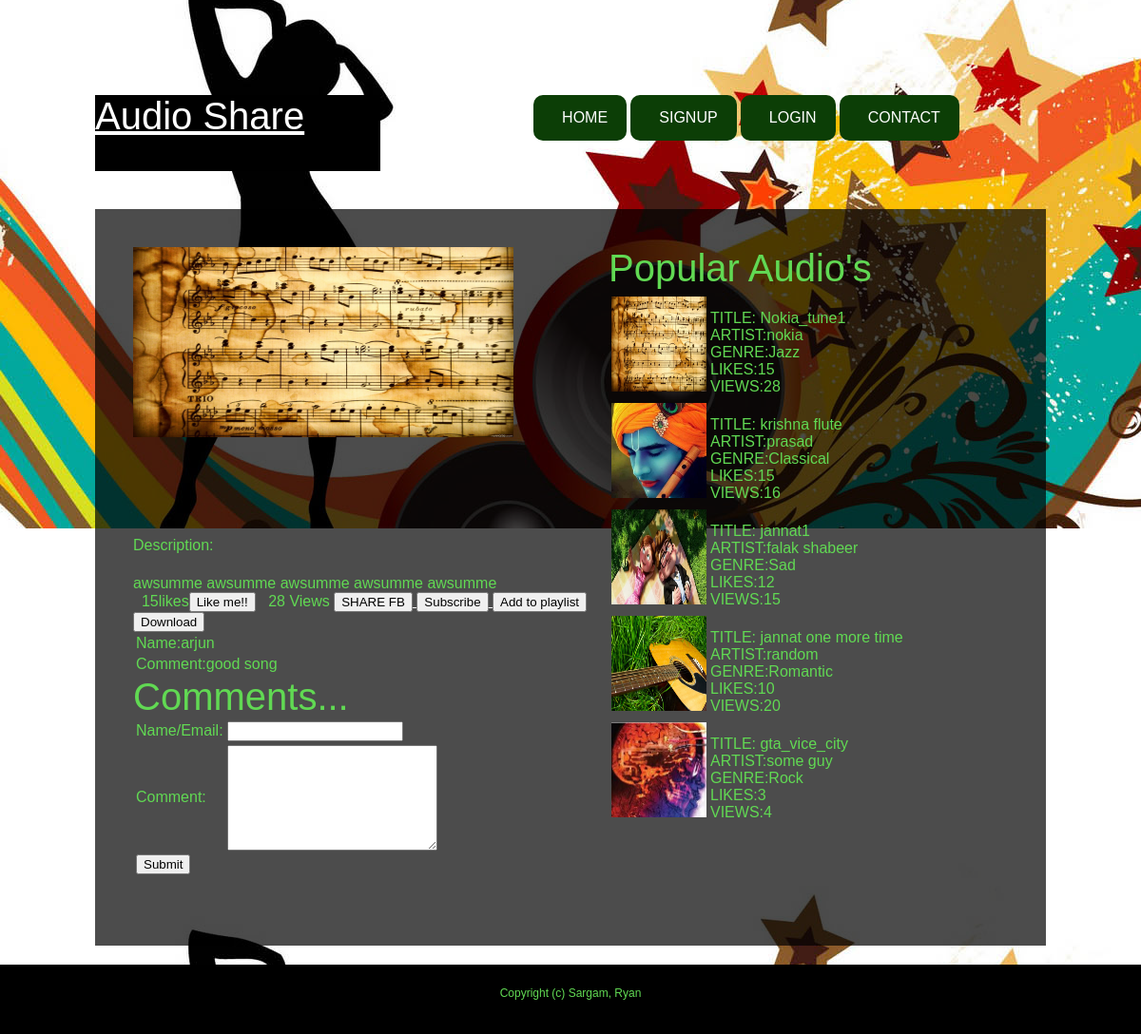
Screenshot of /playdemo.php?valid=no&id=16 with the database file from the repository.
### tables this page shows
CREATE TABLE IF NOT EXISTS `audio` (
  `id` int(20) NOT NULL AUTO_INCREMENT,
  `title` varchar(20) NOT NULL,
  `artist` varchar(20) NOT NULL,
  `audio_type` varchar(20) NOT NULL,
  `description` varchar(50) NOT NULL,
  `cover` varchar(70) NOT NULL,
  `file` varchar(70) DEFAULT NULL,
  `email` varchar(30) NOT NULL,
  `likes` int(10) NOT NULL,
  `comment` int(10) NOT NULL,
  `views` int(10) NOT NULL,
  PRIMARY KEY (`id`)
);

CREATE TABLE IF NOT EXISTS `comments` (
  `id` int(20) NOT NULL,
  `comment` varchar(100) NOT NULL,
  `email` varchar(30) NOT NULL
);

### playdemo.php (the view, shortened to what this page needs)
<html >
<head>
<link href="default.css" rel="stylesheet" type="text/css" media="all" />
</head>
<body style="background-image:url(images/back.jpg);background-height:500px;background-position:center;">
<div id="wrapper">
	<div id="header-wrapper">
		<div id="header" class="container">
			<div id="logo">
				<h2><a href="#">Audio Share</a></h2>
			</div>
			<div id="menu">
		<ul>
			<li class="current_page_item"><a href="#">Home</a></li>
			<li><a href="signup.php">SignUp</a></li>
			<li><a href="login.php">Login</a></li>
			<li class="last"><a href="contact.php">Contact</a></li>
		</ul>
		</div>
		</div>
	</div>
	<div id="page" class="container">
		<div id="content" style="width:1200px;">
		<div style="width:500;float:left;">
			<?php
$id=$_GET['id'];
$result=mysql_query("select * from audio where id='$id' ");
$row=mysql_fetch_array($result);
$file = 'uploadedaudio/' . $row['file'];
$image= 'uploads/' . $row['cover'];
?>
<img src="<?php echo $image?>" width="400px" height="200px"/>
<embed src="<?php
echo $file;
?>" autostart="true" loop="true" height="100px" width="400px" /></br>
<p> Description:</p><?php echo $row['description']?>
<?php echo $row['likes']."likes" ?>
<?php if($_COOKIE['like']!=$id)
{?>
<button id="mylike" onclick="myFunction(<?php echo $id?>)">  Like me!! </button>
<?php }?>
<?php echo $row['views'] ?> Views
<a href=""><button> SHARE FB </button> </a>
<a href=""><button> Subscribe </button> </a>
<a href="addtoplaylist.php?valid=1&id=<?php echo $id?>&email=<?php echo $_GET['email']?>"><button> Add to playlist </button> </a>
<a href="download.php?id=<?php echo $id?>"><button> Download </button> </a>
	<?php
		$id=$_GET["id"];
		$print=mysql_query("select email,comment from comments where id=$id ");
		while($row=mysql_fetch_array($print)):
		?>
		<table>
		<tr>
		<td class="obj1">Name:<?php echo $row['email'];?></td>
		</tr>
		<tr>
		<td class="obj1">Comment:<?php echo $row['comment'];?></td>
		</tr>
		</table>
		<?php
		endwhile;
	?>
<h2 class="obj1"> Comments... <h1>
		<form action="playdemo.php?valid=yes&id=<?php echo $id ?>" method="post">
			<table>
				<tr>
					<td class="obj1"> Name/Email: </td>
					<td><input type="text" name="name"/></td>
				</tr>
				<tr>
					<td class="obj1"> Comment: </td>
					<td colspan="4" ><textarea rows="7" cols="25" name="comment"></textarea></td>
				</tr>
				<tr>
					<td><input type="submit" name="submit"/></td>
				</tr>
			</table>
		</form>
		</div>
			<div style="width:700px;height:auto;float:right;">
			<h2> Popular Audio's </h2>
			<?php
		$extract=mysql_query(" select * from audio ORDER BY likes desc ");
		$c=0;
			?>
			<table>
			<?php
			while(($row=mysql_fetch_array($extract)) && ($c < 5)):
			?>
				<tr>
					 <td class="obj1"> <a href="playdemo.php?valid=no&id=<?php echo $row['id'] ?>"> <img src="uploads/<?php echo $row['cover']?> " width="100px" height="100px"/> </br>
					</td></a>
					<td class="obj1">
					</br>TITLE: <?php echo $row['title'];?>
					</br>ARTIST:<?php echo $row['artist'];?>
					</br>GENRE:<?php echo $row['audio_type'];?>
					</br>LIKES:<?php echo $row['likes'];?>
					</br>VIEWS:<?php echo $row['views'];?>
					</td>
				</tr>
			<?php
			$c++;
				endwhile;?>
			</table >
		</div>
		</div>
	</div>
	<div id="footer">
		<p>Copyright (c) Sargam, Ryan</p>
	</div>
</div>
</body>
</html>

### default.css (style rules this page uses)
html, body { height: 100%; width: 100%; padding: 0; margin: 0; }
body { margin: 0; padding: 0; font-family: Arial, Helvetica, sans-serif; font-size: 16px; font-weight: 200; color: #61D953; }
h1, h2, h3 { margin: 0; padding: 0; }
h2 { font-weight: 300; font-size: 2.50em; }
p, ol, ul { margin-top: 0px; }
p { line-height: 180%; }
a { color: #FFFFFF; }
a img { border: none; }
#wrapper { position: relative; width: 100%; min-height: 600px; margin: 100px auto; }
#wrapper { overflow: hidden; }
.container { width: 1000px; margin: 0px auto; }
#header-wrapper { overflow: hidden; height: 80px; margin-bottom: 40px; }
#header { overflow: hidden; }
#logo { float: left; width: 300px; height: 80px; background-color: #000000; }
#menu { width: 1070px; padding: 0px 0px; margin: 0px auto 20px auto; font-size: 15px; color: #000000; }
#menu ul { margin: 0px 0px 0px 0px; padding: 0px 0px; list-style: none; line-height: normal; text-align: center; }
#menu li { display: inline-block; }
#menu a { display: block; padding: 15px 20px 15px 30px; background: #0C3E06; border-radius: 10px; text-decoration: none; text-transform: uppercase; text-align: center; font-family: 'Oswald', sans-serif; font-size: 16px; font-weight: 200; color: #FFFFFF; border: none; }
#menu a:hover, #menu .current_page_item a { text-decoration: none; }
#menu .current_page_item a { background: #0C3E06; color: #FFFFFF; }
#menu .last { border-right: none; }
#page { overflow: hidden; margin-bottom: 20px; }
#content { float: left; width: 600px; padding: 40px; background: rgba(0,0,0,0.70); }
#footer { overflow: hidden; margin: 20px auto 0px auto; padding: 20px 0px; background: rgba(0,0,0,1); }
#footer p { text-align: center; font-size: 12px; }

### rows the page displays
audio: cover (picture), description "awsumme awsumme awsumme awsumme awsumme", likes "15", views "28", title "Nokia_tune1", artist "nokia", audio_type "Jazz"
comments: email "arjun", comment "good song"
audio: cover (picture), title "krishna flute", artist "prasad", audio_type "Classical", likes "15", views "16"
audio: cover (picture), title "jannat1", artist "falak shabeer", audio_type "Sad", likes "12", views "15"
audio: cover (picture), title "jannat one more time", artist "random", audio_type "Romantic", likes "10", views "20"
audio: cover (picture), title "gta_vice_city", artist "some guy", audio_type "Rock", likes "3", views "4"
